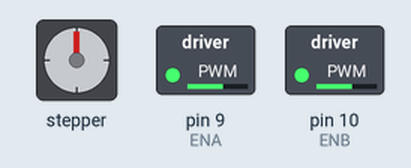
Simulated run of this sketch. Board: Arduino Uno, built with avr-gcc and run on an emulated ATmega328P. On the bench: stepper motor, switched loads named in the sketch (green lamp = pin HIGH). Wiring (inferred from the names in the program): stepper motor (2048 steps per turn assumed): coils pin 8, pin 7, pin 6, pin 5. Pins used as bus, display or sensor lines are not drawn; what the sketch prints to the serial monitor is not drawn.

Above: at 0.05 s.
At 29.9 s:
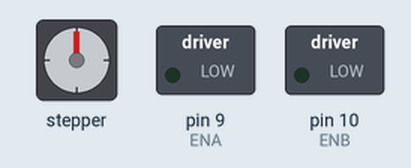
Timing chart, 0 to 39.0 s (numbered marks = the images above):
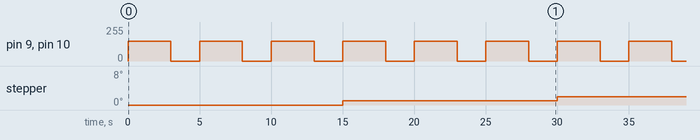

The sketch:

FInal.ino
```cpp
#include <Stepper.h>
#include <DHT.h>


// L298N

#define ENA 9
#define IN1 8
#define IN2 7

#define ENB 10
#define IN3 6
#define IN4 5


// Sensor Ultrasónico

#define TRIG 11
#define ECHO 12


// MQ02

#define MQ2 A0


// DHT22

#define DHTPIN 2
#define DHTTYPE DHT22

DHT dht(DHTPIN, DHTTYPE);


const int pasosPorVuelta = 2048;

Stepper camaraStepper(
  pasosPorVuelta,
  3, A1, 4, A2
);

int velocidadMotores = 150;

unsigned long ultimoEnvio = 0;


void setup() {

  Serial.begin(9600);
  Serial.setTimeout(50);
  // L298N
  pinMode(ENA, OUTPUT);
  pinMode(ENB, OUTPUT);

  pinMode(IN1, OUTPUT);
  pinMode(IN2, OUTPUT);

  pinMode(IN3, OUTPUT);
  pinMode(IN4, OUTPUT);

  // SU
  pinMode(TRIG, OUTPUT);
  pinMode(ECHO, INPUT);

  // Stepper
  camaraStepper.setSpeed(10);

  // DHT
  dht.begin();

  detener();

  Serial.println("ROBOT INICIADO");
}


void loop() {

  avanzar();
  delay(3000);

  detener();
  delay(2000);

  retroceder();
  delay(3000);

  detener();
  delay(2000);
}

// Mov

void avanzar() {

  analogWrite(ENA, velocidadMotores);
  analogWrite(ENB, velocidadMotores);

  digitalWrite(IN1, HIGH);
  digitalWrite(IN2, LOW);

  digitalWrite(IN3, HIGH);
  digitalWrite(IN4, LOW);
}


void retroceder() {

  analogWrite(ENA, velocidadMotores);
  analogWrite(ENB, velocidadMotores);

  digitalWrite(IN1, LOW);
  digitalWrite(IN2, HIGH);

  digitalWrite(IN3, LOW);
  digitalWrite(IN4, HIGH);
}


void izquierda() {

  analogWrite(ENA, velocidadMotores);
  analogWrite(ENB, velocidadMotores);

  digitalWrite(IN1, LOW);
  digitalWrite(IN2, HIGH);

  digitalWrite(IN3, HIGH);
  digitalWrite(IN4, LOW);
}


void derecha() {

  analogWrite(ENA, velocidadMotores);
  analogWrite(ENB, velocidadMotores);

  digitalWrite(IN1, HIGH);
  digitalWrite(IN2, LOW);

  digitalWrite(IN3, LOW);
  digitalWrite(IN4, HIGH);
}


void detener() {

  analogWrite(ENA, 0);
  analogWrite(ENB, 0);

  digitalWrite(IN1, LOW);
  digitalWrite(IN2, LOW);

  digitalWrite(IN3, LOW);
  digitalWrite(IN4, LOW);
}

// Distancia

long medirDistancia() {

  digitalWrite(TRIG, LOW);
  delayMicroseconds(2);

  digitalWrite(TRIG, HIGH);
  delayMicroseconds(10);

  digitalWrite(TRIG, LOW);

  long duracion = pulseIn(ECHO, HIGH);

  long distancia = duracion * 0.034 / 2;

  return distancia;
}


void leerComandos() {

  if (Serial.available()) {

    String cmd = Serial.readStringUntil('\n');
    cmd.trim();

    Serial.print("RECIBIDO: ");
    Serial.println(cmd);

    if (cmd == "F") {
      Serial.println("ADELANTE");
      avanzar();
    }

    else if (cmd == "B") {
      Serial.println("ATRAS");
      retroceder();
    }

    else if (cmd == "L") {
      Serial.println("IZQUIERDA");
      izquierda();
    }

    else if (cmd == "R") {
      Serial.println("DERECHA");
      derecha();
    }

    else if (cmd == "S") {
      Serial.println("STOP");
      detener();
    }

    else if (cmd == "CL") {
      Serial.println("CAMARA IZQUIERDA");
      camaraStepper.step(100);
    }

    else if (cmd == "CR") {
      Serial.println("CAMARA DERECHA");
      camaraStepper.step(-100);
    }

    else {
      Serial.print("COMANDO DESCONOCIDO: ");
      Serial.println(cmd);
    }
  }
}


void enviarSensores() {

  if (millis() - ultimoEnvio > 1000) {

    ultimoEnvio = millis();

    long distancia = medirDistancia();

    int gas = analogRead(MQ2);

    float temperatura = dht.readTemperature();

    float humedad = dht.readHumidity();

    Serial.print("DIST:");
    Serial.println(distancia);

    Serial.print("GAS:");
    Serial.println(gas);

    Serial.print("TEMP:");
    Serial.println(temperatura);

    Serial.print("HUM:");
    Serial.println(humedad);
  }
}
```

Measured:
- by itself, pin 9 (ENA), pin 10 (ENB): alternates 150/255 for 3.0 s and 0/255 for 2.0 s
